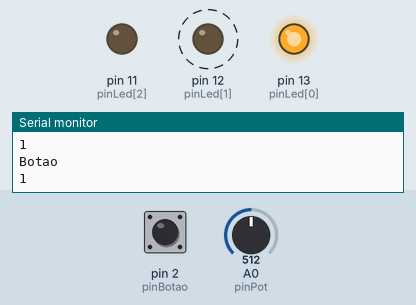
Recording of a sketch running on a simulated Arduino Uno, built with avr-gcc and run on an emulated ATmega328P. Parts: output pins drawn as LEDs (lit = HIGH), the last lines printed to the serial monitor. Dashed ring = blinking. Inputs (shaded band) come from the test bench; at power-on: A0 (pinPot) = 512, pin 2 (pinBotao) HIGH.

Above: at 1.3 s.
1.4 s: A0 (pinPot) set to 0
At 2.5 s:
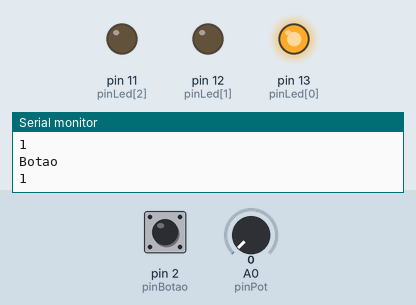
6.4 s: pin 2 (pinBotao) pulled LOW for 0.3 s
At 7.7 s:
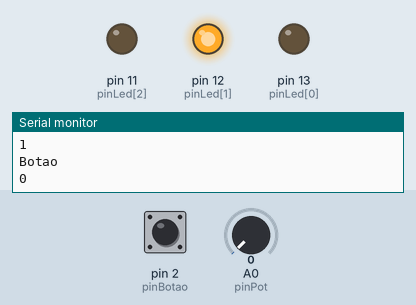
11.7 s: A0 (pinPot) set to 122
At 12.09 s:
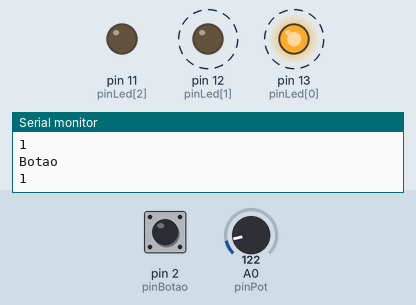
Timing chart, 0 to 21.2 s (numbered marks = the images above; inputs shaded):
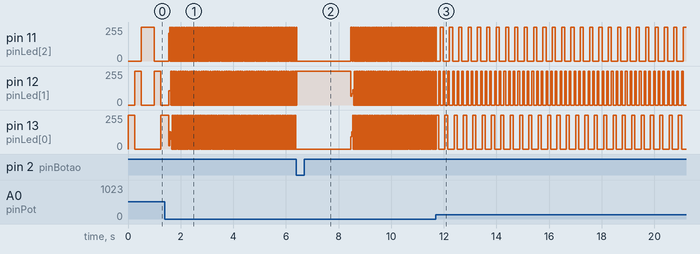

Measured:
- after the input at 11.7 s, pin 12 (pinLed[1]): alternates 255/255 for 0.06 s and 0/255 for 0.12 s, starting after 0.10 s; pin 13 (pinLed[0]): alternates 255/255 for 0.12 s and 0/255 for 0.24 s, starting after 0.10 s
- by itself, pin 11 (pinLed[2]): repeats every 0.36 s: 255/255 0.12 s, 0/255 0.24 s

The sketch:

Jogo_1.0.ino
```cpp
#define pinBotao 2
#define pinPot A0

int pinLed[3]= {13,12,11};

boolean botAtual = false;
boolean botAtual1 = false;
boolean botAnt1 = false;
int x;

void setup() {
  Serial.begin(9600);
  int i;
  for(i = 0; i<=2; i++){
    pinMode(pinLed[i],OUTPUT);
  }
  pinMode(pinBotao,INPUT_PULLUP);
}

void loop() {

  int pot,pot1;
  pot = analogRead(pinPot);
  pot1 = map(pot,0,1023,0,500);

   for(x = 0; x <=2; x++){
     digitalWrite(pinLed[x],HIGH);
     botAtual = digitalRead(pinBotao);
     Serial.println("Botao");
     Serial.println(botAtual);
     if(botAtual == false){
        delay(2000);
     }
     delay(pot1);
     digitalWrite(pinLed[x],LOW);
   }
   for(x = 2; x>=0 ; x--){
     digitalWrite(pinLed[x],HIGH);
     botAtual = digitalRead(pinBotao);
     Serial.println("Botao");
     Serial.println(botAtual);
     if(botAtual == false){
       delay(2000);
     }
     delay(pot1);
     digitalWrite(pinLed[x],LOW);
   }
}
```
